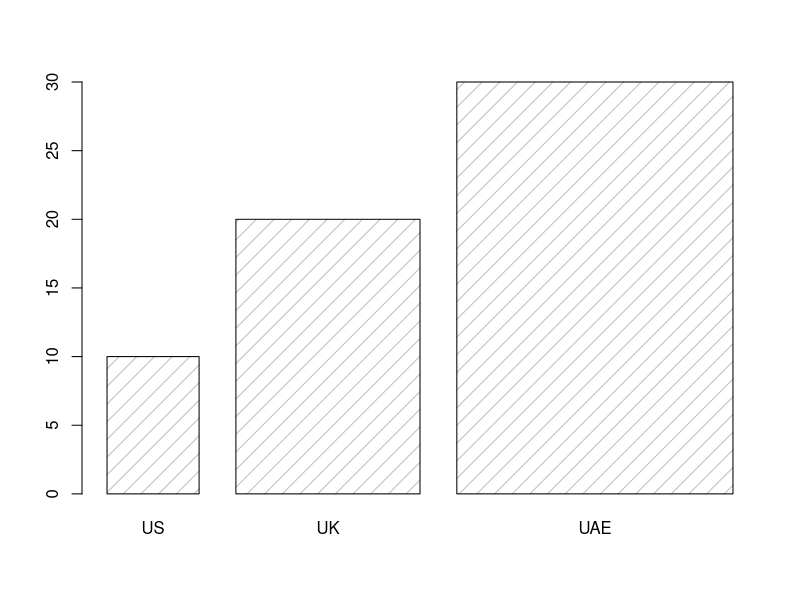
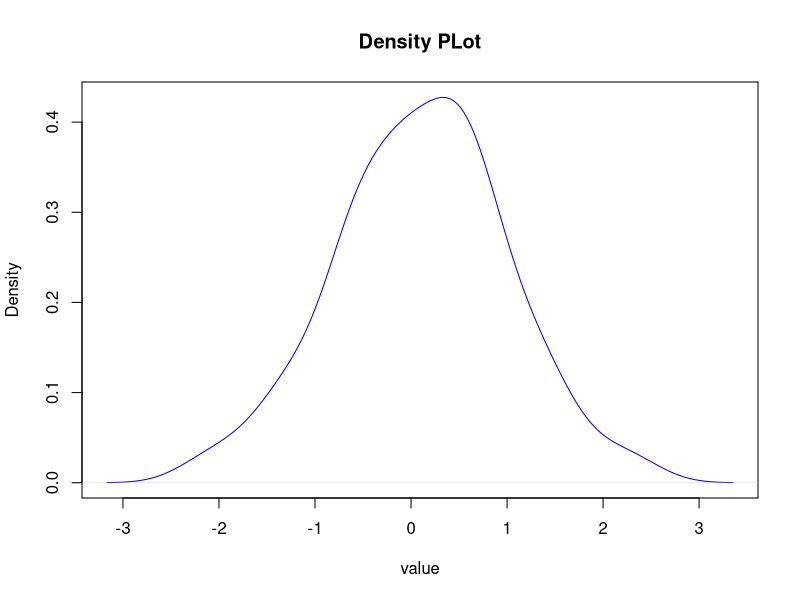
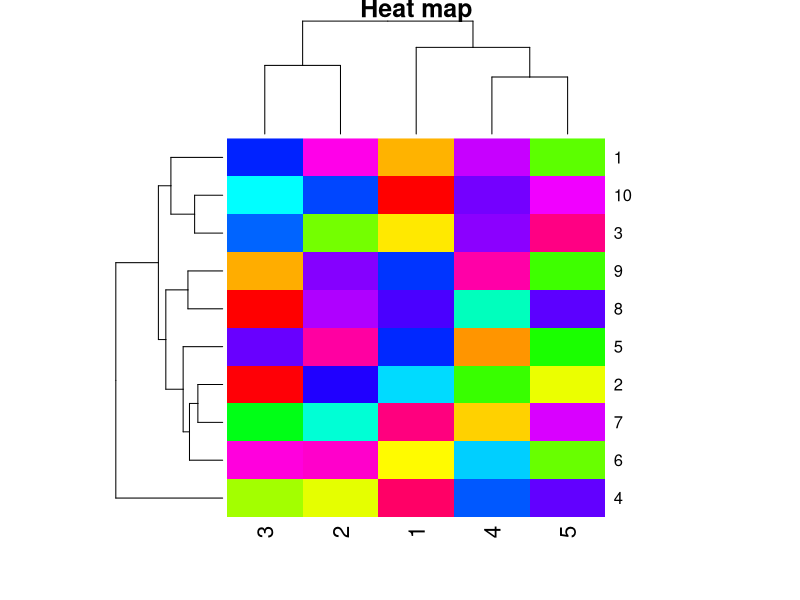
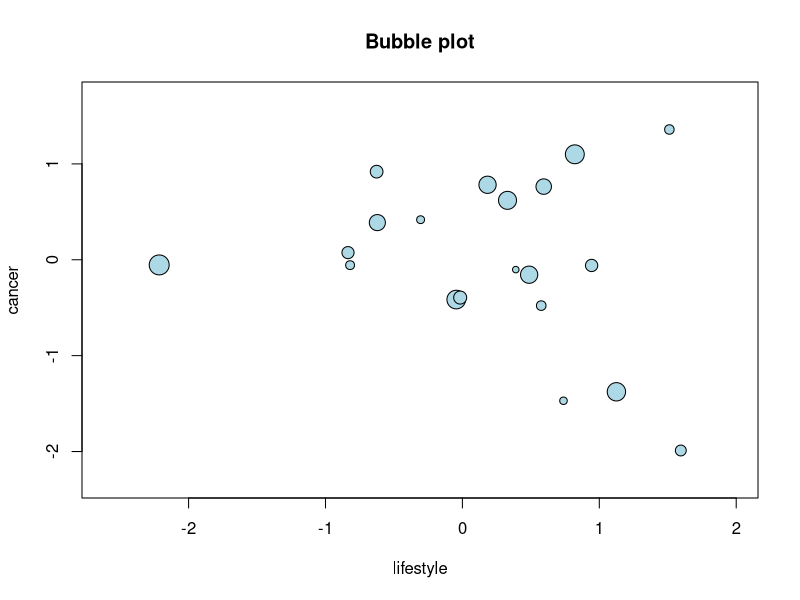
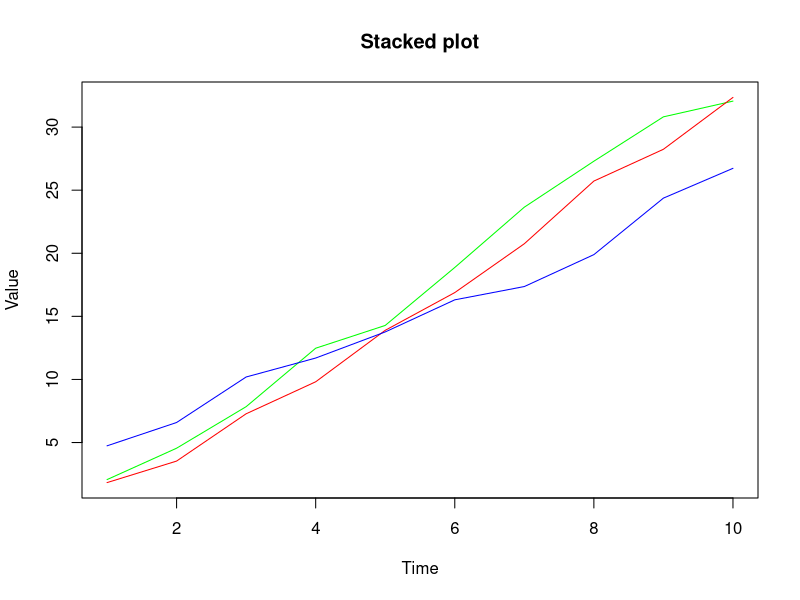

Reproduce these figures in R, in order. (Note: this script raises an error after producing the figures.)
# Bar plot

country <- c("US", "UK", "UAE")
space <- c(10,20,30)

barplot(space, names.arg = country,density=8,width=c(1,2,3))

# Density plot
set.seed(1)
data <- rnorm(100)
plot(density(data), main="Density PLot", xlab = "value", col="blue")

# Heat map

set.seed(1)
data <-  matrix(rnorm(50), nrow = 10)
heatmap(data, main="Heat map", col=rainbow(256))

#Bubble plot
set.seed(1)
data <- data.frame(x=rnorm(20), y=rnorm(20), size=runif(20,1,4))
symbols(data$x, data$y, circles = data$size, inches = 0.1, main="Bubble plot",
        bg="lightblue", xlab="lifestyle", ylab="cancer")

# Stacked plot
set.seed(1)
timepoints <- 1:10
group1 <- cumsum(runif(10,1,5))
group2 <- cumsum(runif(10,1,5))
group3 <- cumsum(runif(10,1,5))
matplot(timepoints, cbind(group1, group2, group3), type="l",col=c("green","red","blue"),
        main= "Stacked plot", xlab = "Time", ylab = "Value",lty=1)
#legend("bottomleft", legend = c('Group1',"group2", "group3'),
#fill=c("green","red","blue"))

#Datasets
# library(help=datasets)
mtcars
dim(mtcars)
mtcars$mpg
summary(mtcars)
max(mtcars$mpg)
distinct(mtcars$wt)
sort(mtcars$mpg)
mtcars
mpg <- mtcars$mpg
cylinder <- mtcars$cyl
barplot(mpg, names.arg = cylinder,density=8, main="Bar plot", xlab = "cylinder", ylab = "mpg", 
        col="green", lwd=4)


horsepower <- mtcars$hp

weight <- mtcars$wt

pie(horsepower, label = weight, main = "HP/MLG",init.angle = 90, col=rainbow(length(mtcars$hp)))

legend("bottomright")

data <- data.frame(x = mtcars$mpg, y = mtcars$hp,size = runif(32,1,4))
symbols(data$x,data$y,circles = data$size,inches=0.1,main = "Bubble plot",bg="lightgreen",xlab = "MPG",ylab = "HP")

